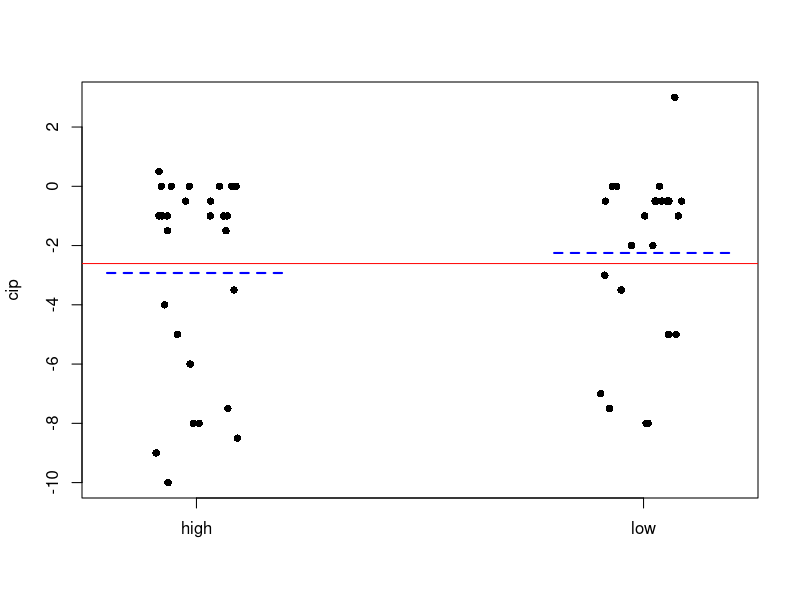
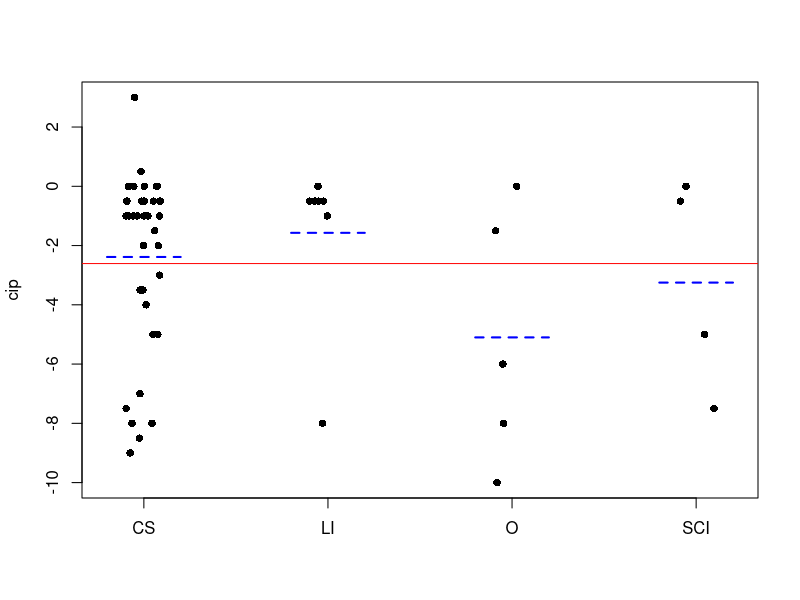
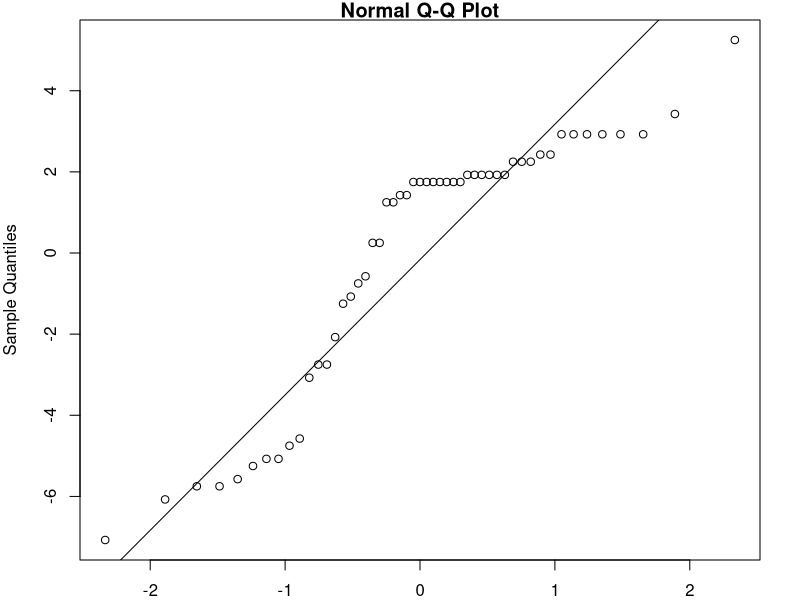
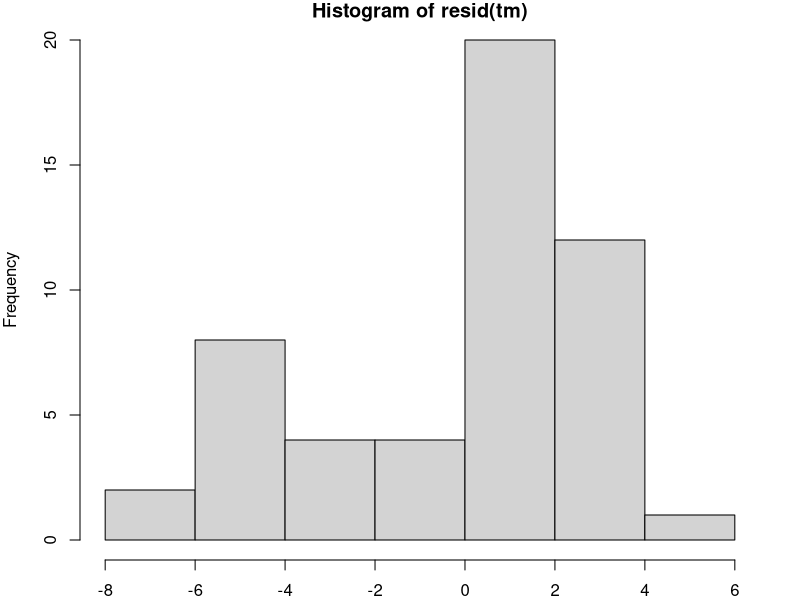
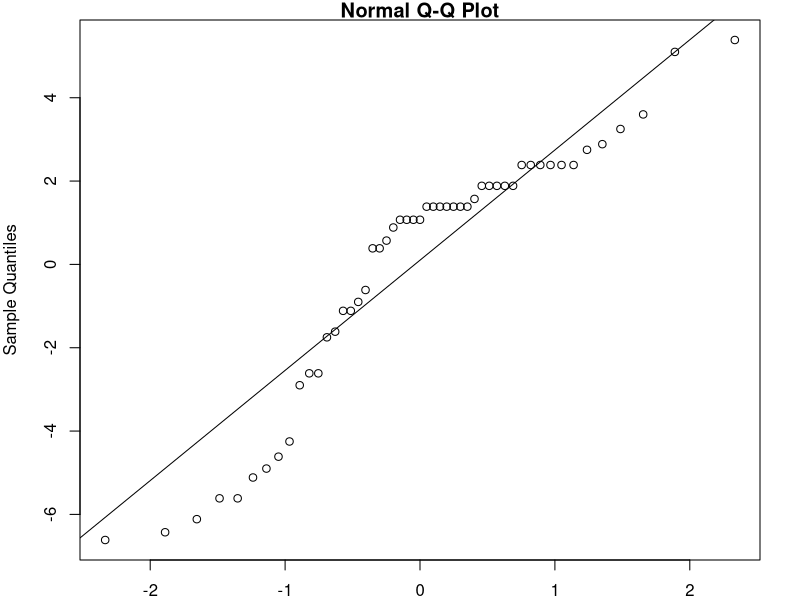
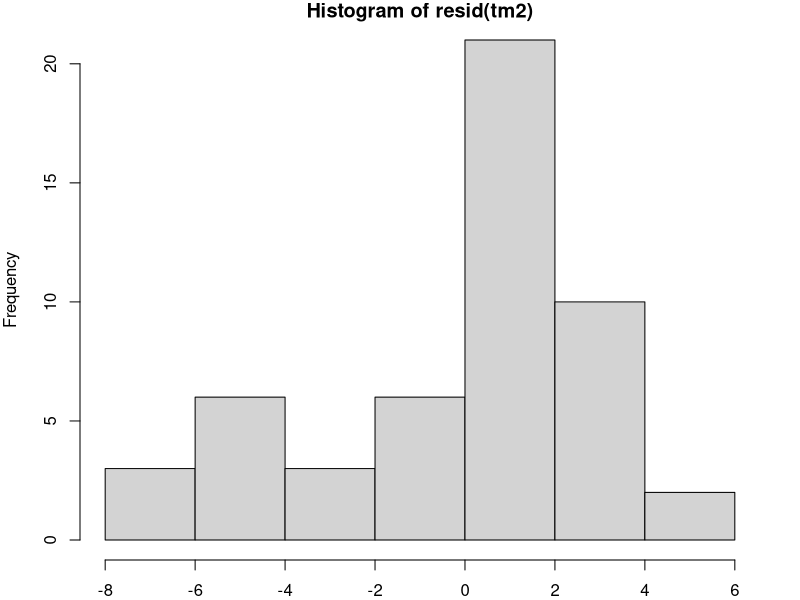

The R script that drew these images, in order:
library(dplyr)
library(MASS)
library(ggplot2)

# load data
surveyData <- read.csv("./exam_preferences.csv")

# convert cols to factor
surveyData$EducationStatus <- as.factor(surveyData$EducationStatus)
surveyData$FieldOfStudy <- as.factor(surveyData$FieldOfStudy)
surveyData$IR_Format <- as.factor(surveyData$IR_Format)
surveyData$NR_Format <- as.factor(surveyData$NR_Format)

# make IR/NR negative if format B is selected
# create cip and high/low
surveyData <- surveyData %>% mutate(IR = ifelse(IR_Format == "Format A", IR, -1*IR),
                                    NR = ifelse(NR_Format == "Format A", NR, -1*NR),
                                    cip = NR-IR,
                                    highlow = as.factor(ifelse(EducationStatus %in% c("1st Year Undergraduate",
                                                                                      "2nd Year Undergraduate",
                                                                                      "3rd Year Undergraduate"), "low", "high")))

# Plot cip values for highlow
stripchart(cip ~ highlow, data = surveyData, method = "jitter", col = "black", pch = 16, vertical = TRUE)
overall_mean <- mean(surveyData$cip)
abline(h = overall_mean, col = "red")
group_means <- tapply(surveyData$cip, surveyData$highlow, mean)

# Add blue shorter lines for each group mean
for (i in seq_along(group_means)) {
  segments(i - 0.2, group_means[i], i + 0.2, group_means[i], col = "blue", lty = 2, lwd = 2)
}


# Plot cip values for FieldOfStudy
stripchart(cip ~ FieldOfStudy, data = surveyData, method = "jitter", col = "black", pch = 16, vertical = TRUE)
overall_mean <- mean(surveyData$cip)
abline(h = overall_mean, col = "red")
group_means <- tapply(surveyData$cip, surveyData$FieldOfStudy, mean)

# Add blue shorter lines for each group mean
for (i in seq_along(group_means)) {
  segments(i - 0.2, group_means[i], i + 0.2, group_means[i], col = "blue", lty = 2, lwd = 2)
}



## Single Factor Group Mean Analysis

# plot residuals for cip ~ highlow
par(mar = c(2,4,1,2))
tm <- aov(cip ~ highlow, data=surveyData)
qqnorm(resid(tm))
qqline(resid(tm))
hist(resid(tm))

# repeat for cip ~ FieldOfStudy
par(mar = c(2,4,1,2))
tm2 <- aov(cip ~ FieldOfStudy, data=surveyData)
qqnorm(resid(tm2))
qqline(resid(tm2))
hist(resid(tm2))

# Bartlett Test for Equal Variances
bartlett.test(cip ~ highlow, data = surveyData)
bartlett.test(cip ~ FieldOfStudy, data = surveyData)


# Kruskal-Wallis Test (equal medians)
kruskal.test(cip ~ highlow, data = surveyData)
kruskal.test(cip ~ FieldOfStudy, data = surveyData)


## Unbalanced 2-Factor Study

# create full model m1
options(contrasts=c("contr.sum", "contr.poly"))
m1 <- aov(cip ~ highlow * FieldOfStudy, data=surveyData)
anova(m1)

# Perform Tests for Main and Interaction Effects
drop1(m1, .~., test="F")










